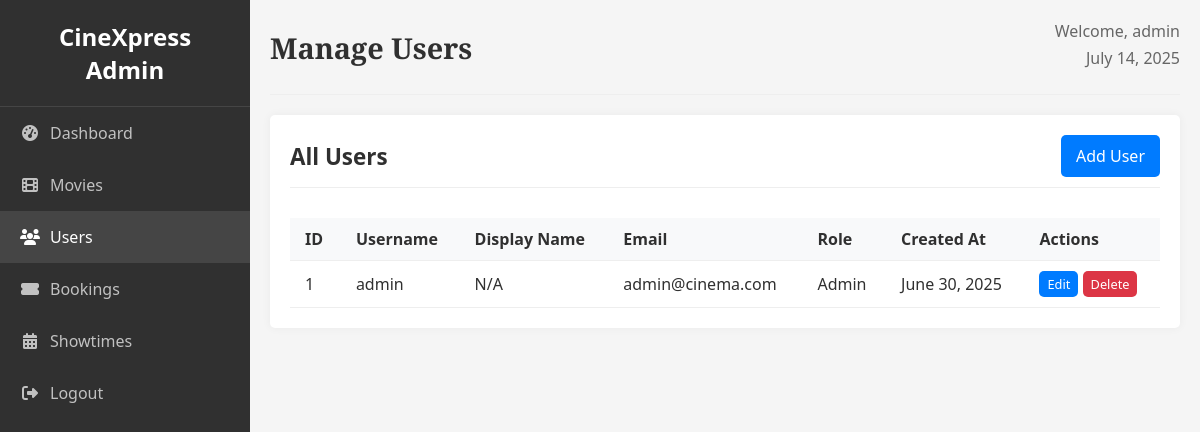
Screenshot of /admin/manageUsers.php (signed in) with the database file from the repository.
### tables this page shows
CREATE TABLE users (
    id INT PRIMARY KEY AUTO_INCREMENT,
    username VARCHAR(50) UNIQUE NOT NULL,
    display_name VARCHAR(100) DEFAULT NULL,
    email VARCHAR(100) UNIQUE NOT NULL,
    password VARCHAR(255) NOT NULL,
    role ENUM('admin', 'user') DEFAULT 'user',
    phone_number VARCHAR(20) DEFAULT NULL,
    preferred_genres VARCHAR(255) DEFAULT NULL,
    created_at TIMESTAMP DEFAULT CURRENT_TIMESTAMP
);

### includes/helpers.php (called while the page is built, shortened)
<?php
function e($string) {
    return htmlspecialchars($string, ENT_QUOTES, 'UTF-8');
}
function formatDate($date) {
    return date('F d, Y', strtotime($date));
}
?>

### admin/manageUsers.php (the view, shortened to what this page needs)
<?php
include '../includes/init.php';
$users = $conn->query("SELECT id, username, display_name, email, role, created_at FROM users ORDER BY id ASC");
?>
<!DOCTYPE html>
<html lang="en">
<head>
    <link rel="stylesheet" href="../assets/css/style.css">
    <link rel="stylesheet" href="https://cdnjs.cloudflare.com/ajax/libs/font-awesome/6.4.0/css/all.min.css">
</head>
<body>
<div class="admin-wrapper">
    <main class="admin-content">
        <div class="admin-header">
            <div class="admin-title">
                <h1>Manage Users</h1>
            </div>
            <div class="admin-user">
                <span>Welcome, <?php echo e($_SESSION['display_name'] ?? $_SESSION['username']); ?></span>
                <span><?php echo date('F j, Y'); ?></span>
            </div>
        </div>
        <div class="admin-section">
            <div class="admin-section-header" style="display: flex; justify-content: space-between; align-items: center;">
                <h2>All Users</h2>
                <a href="addUser.php" class="movie-action-button edit-button">Add User</a>
            </div>
            <div class="table-container">
                <?php if ($users && $users->num_rows > 0): ?>
                    <table class="data-table">
                        <thead>
                            <tr>
                                <th>ID</th>
                                <th>Username</th>
                                <th>Display Name</th>
                                <th>Email</th>
                                <th>Role</th>
                                <th>Created At</th>
                                <th>Actions</th>
                            </tr>
                        </thead>
                        <tbody>
                        <?php while($user = $users->fetch_assoc()): ?>
                            <tr>
                                <td><?php echo e($user['id']); ?></td>
                                <td><?php echo e($user['username']); ?></td>
                                <td><?php echo e($user['display_name'] ?? 'N/A'); ?></td>
                                <td><?php echo e($user['email']); ?></td>
                                <td><?php echo e(ucfirst($user['role'])); ?></td>
                                <td><?php echo formatDate($user['created_at']); ?></td>
                                <td>
                                    <a href="editUser.php?id=<?php echo $user['id']; ?>" class="movie-action-button edit-button" style="font-size: 0.8em; padding: 4px 8px;">Edit</a>
                                    <a href="deleteUser.php?id=<?php echo $user['id']; ?>" class="movie-action-button delete-button" style="font-size: 0.8em; padding: 4px 8px;">Delete</a>
                                </td>
                            </tr>
                        <?php endwhile; ?>
                        </tbody>
                    </table>
                <?php else: ?>
                    <div class="info-message">No users found.</div>
                <?php endif; ?>
            </div>
        </div>
    </main>
</div>
</body>
</html>

### assets/css/style.css (style rules this page uses)
body { margin: 0; padding: 0; font-family: "Segoe UI", sans-serif; background:linear-gradient(135deg, #3c0d0d, #7e2e2e, #2b1a12); color: #303030; }
h1, h2 { color: #3c0d0d; }
h1, .site-name, .movie-title { font-family: 'Cinzel', serif; }
.admin-wrapper { display: flex; min-height: 100vh; background-color: #f5f5f5; }
.admin-content { flex: 1; margin-left: 250px; padding: 20px; }
.admin-header { display: flex; justify-content: space-between; align-items: center; margin-bottom: 20px; padding-bottom: 20px; border-bottom: 1px solid #eee; }
.admin-title h1 { margin: 0; font-size: 1.8rem; color: #303030; }
.admin-user { display: flex; flex-direction: column; align-items: flex-end; }
.admin-user span { margin-bottom: 5px; color: #666; }
.admin-section { background: #fff; border-radius: 5px; padding: 20px; box-shadow: 0 0 10px rgba(0, 0, 0, 0.05); }
.admin-section-header { margin-bottom: 20px; border-bottom: 1px solid #eee; padding-bottom: 10px; }
.admin-section-header h2 { margin: 0; font-size: 1.4rem; color: #303030; }
.table-container { overflow-x: auto; }
.data-table { width: 100%; border-collapse: collapse; margin-top: 10px; }
.data-table th, .data-table td { padding: 10px 15px; text-align: left; border-bottom: 1px solid #eee; }
.data-table th { background-color: #f8f9fa; font-weight: 600; color: #303030; }
.movie-action-button { display: inline-block; padding: 10px 15px; border-radius: 5px; text-decoration: none; color: #fff; font-weight: 500; transition: all 0.3s ease; }
.edit-button { background-color: #007bff; }
.delete-button { background-color: #dc3545; }

### rows the page displays
users: id "1", username "admin", display_name "N/A", email "admin@cinema.com", role "Admin", created_at "June 30, 2025"

### other values shown
$item[0] "Dashboard"
$item[0] "Movies"
$item[0] "Users"
$item[0] "Bookings"
$item[0] "Showtimes"
$item[0] "Logout"
$_SESSION['display_name'] "admin"
